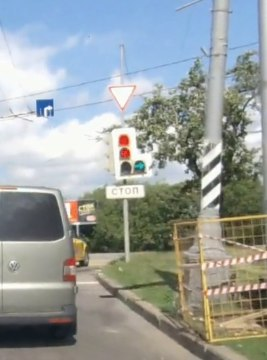
#> input picture maslovich_n_r/vis1.jpg, 267 x 360 px
$ jupyter execute 'Лабораторная1.ipynb'   (shell and % lines are left out)
#> lines starting #> are read from the running program, lines starting #| are printed output that depends on the picture; after the words box and inside, x2 and y2 are one past the last pixel; in counts of white or black regions, pixels touching at a corner belong together
[cell 1]
import numpy as np

import cv2 as cv
from matplotlib import pyplot as plt

[cell 2]
img = cv.imread('vis1.jpg')
#> img is the input picture: shape (360, 267, 3); mean B, G, R 157, 158.4, 152.3

[cell 3]
hsv = cv.cvtColor(img, cv.COLOR_BGR2HSV)
#> hsv: shape (360, 267, 3); mean H, S, V 60.5, 49.5, 171.5

[cell 4]
thresh_b = 150
lower_bright = np.array([0,0,thresh_b])
upper_bright = np.array([180,255,255])

[cell 5]
thresh_s = 100
lower_satur = np.array([0,thresh_s,0])
upper_satur = np.array([180,255,255])

[cell 6]
mask_b = cv.inRange(hsv, lower_bright, upper_bright)
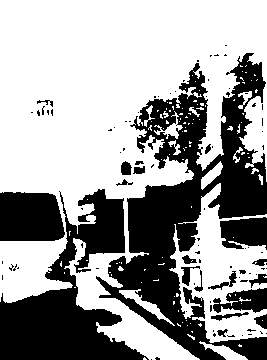
#> mask_b: shape (360, 267); 62% white; 94 black regions (73 under 20 px), largest, box (x1, y1, x2, y2) and area: (96, 53, 267, 360) 19408, (0, 189, 149, 360) 10575, (0, 192, 65, 241) 2908
    # Bitwise-AND mask and original image
res_b = cv.bitwise_and(img,img, mask= mask_b)
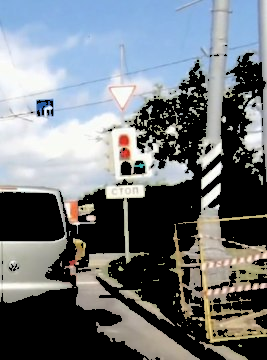
#> res_b: shape (360, 267, 3); mean B, G, R 123.7, 118.9, 113

[cell 7]
a_b = cv.cvtColor(res_b, cv.COLOR_BGR2RGB)
plt.imshow(a_b)

[cell 8]
mask_s = cv.inRange(hsv, lower_satur, upper_satur)
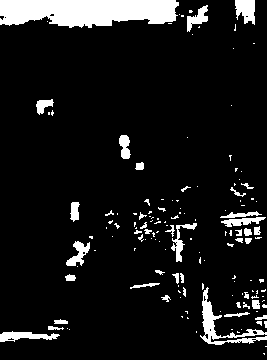
#> mask_s: shape (360, 267); 9.4% white; 145 white regions (102 under 20 px), largest, box (x1, y1, x2, y2) and area: (0, 0, 179, 28) 4072, (200, 287, 267, 345) 855, (235, 0, 255, 25) 375
res_s = cv.bitwise_and(img,img, mask= mask_s)
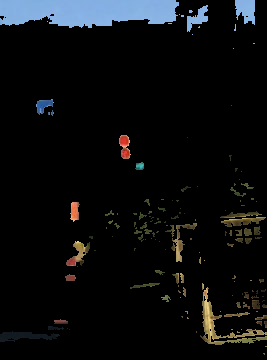
#> res_s: shape (360, 267, 3); mean B, G, R 14.1, 13, 11.5

[cell 9]
a_s = cv.cvtColor(res_s, cv.COLOR_BGR2RGB)

[cell 10]
plt.imshow(a_s)

[cell 11]
res = cv.bitwise_and(res_b, res_s)
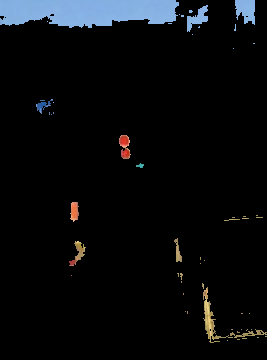
#> res: shape (360, 267, 3); mean B, G, R 12.5, 10.6, 9
a = cv.cvtColor(res, cv.COLOR_BGR2RGB)
plt.imshow(a)

[cell 12]
from __future__ import print_function
from ipywidgets import interact, interactive, fixed, interact_manual
import ipywidgets as widgets

[cell 13]
lower_satur = np.array([0,10,0])
upper_satur = np.array([180,255,255])
mask_s = cv.inRange(hsv, lower_satur, upper_satur)
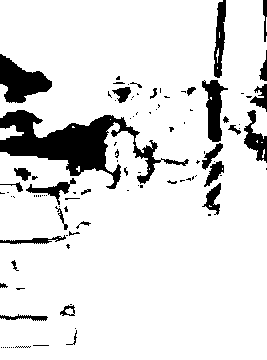
#> mask_s: shape (360, 267); 87.9% white; 103 black regions (71 under 20 px), largest, box (x1, y1, x2, y2) and area: (0, 110, 189, 189) 5065, (0, 54, 52, 103) 1415, (202, 80, 228, 142) 839
# Bitwise-AND mask and original image
res_s = cv.bitwise_and(img,img, mask= mask_s)
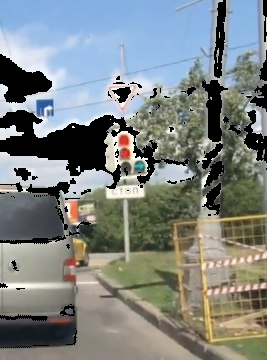
#> res_s: shape (360, 267, 3); mean B, G, R 130.9, 132.2, 126.3
a_s = cv.cvtColor(res_s, cv.COLOR_BGR2RGB)

$ run again, with maslovich_n_r/vis2.jpg copied over maslovich_n_r/vis1.jpg
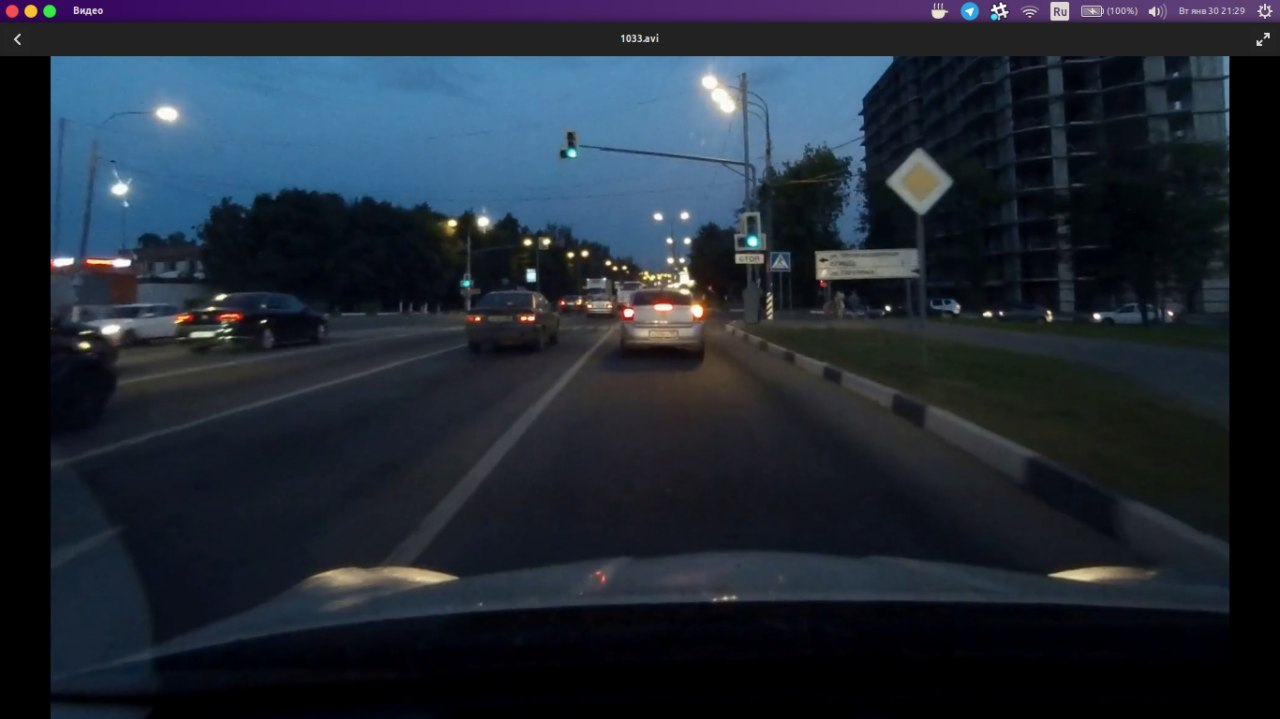
#> input picture maslovich_n_r/vis2.jpg, 1280 x 719 px
#> img is the input picture: shape (719, 1280, 3); mean B, G, R 52.6, 41.2, 32.9
#> hsv: shape (719, 1280, 3); mean H, S, V 88.1, 101.3, 54
#> `mask_b = cv.inRange(hsv, lower_bright, upper_bright)`:
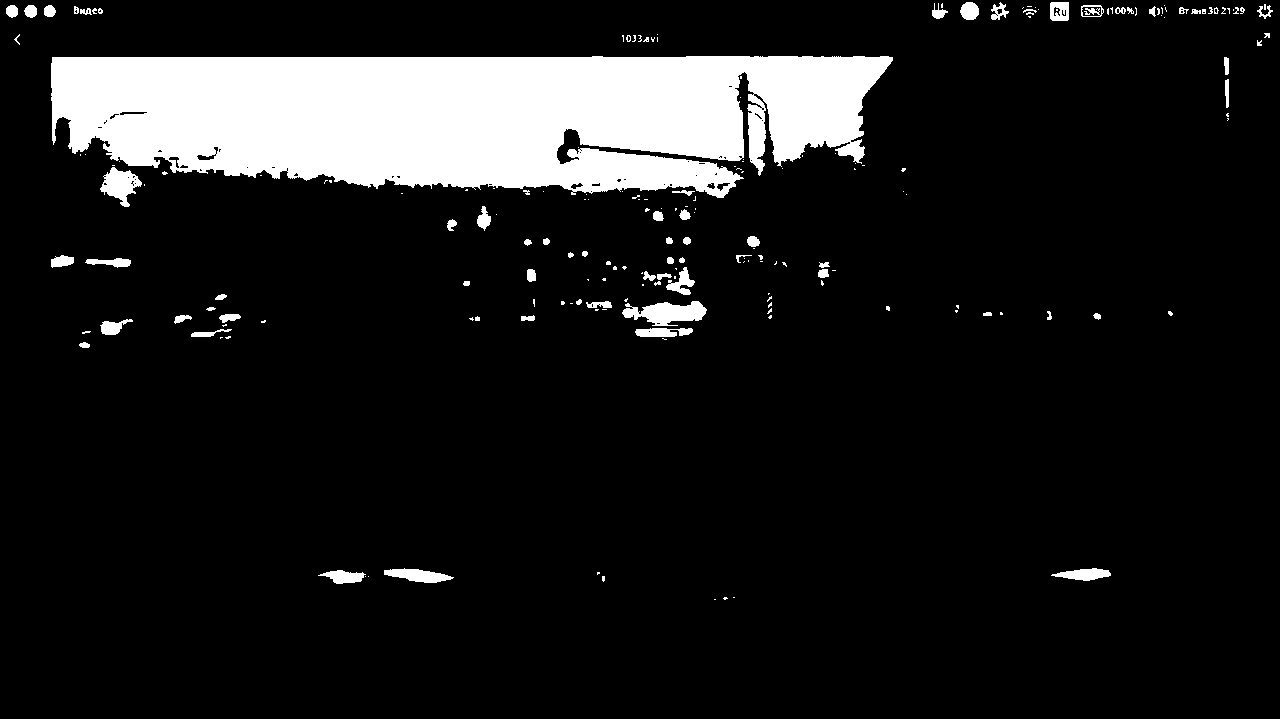
#> mask_b: shape (719, 1280); 11.3% white; 201 white regions (128 under 20 px), largest, box (x1, y1, x2, y2) and area: (51, 56, 893, 198) 93632, (622, 301, 707, 326) 1292, (100, 167, 142, 207) 880
#> `res_s = cv.bitwise_and(img,img, mask= mask_s)`:
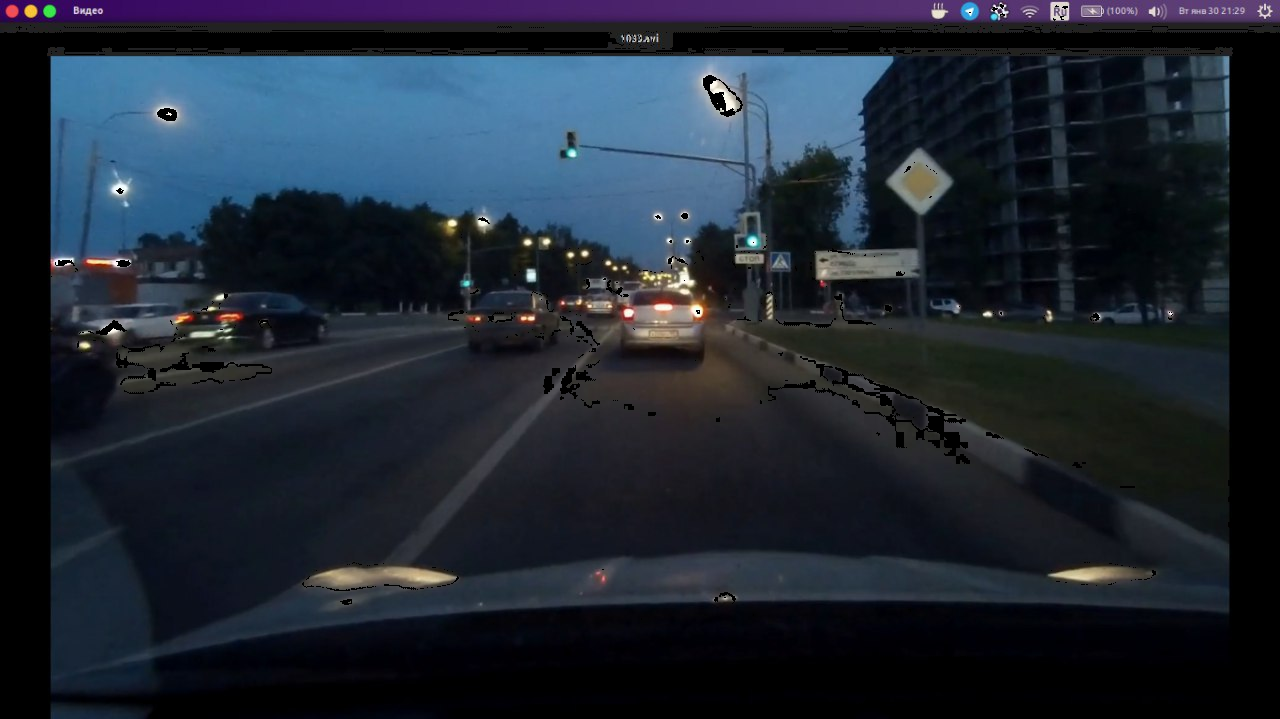
#> res_s: shape (719, 1280, 3); mean B, G, R 50.9, 39.5, 31.3
